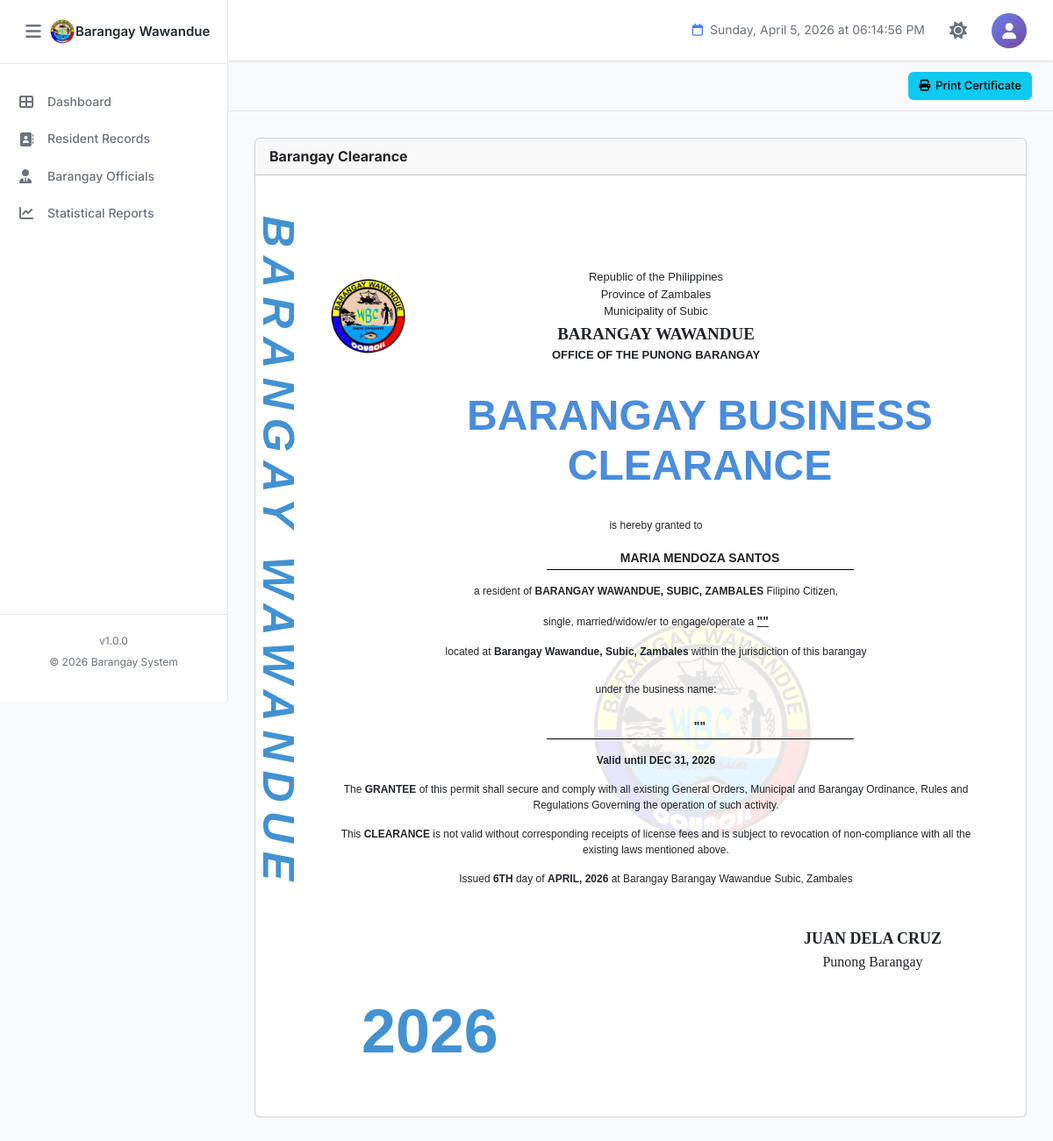
The page /certifications/certificate-brgybusinessclearance.php?resident_id=13 (signed in) on the database its author committed.
### tables this page shows
CREATE TABLE `barangay_info` (
  `id` int(11) NOT NULL,
  `province_name` varchar(100) NOT NULL DEFAULT 'Province Name',
  `town_name` varchar(100) NOT NULL DEFAULT 'Town/City Name',
  `barangay_name` varchar(100) NOT NULL DEFAULT 'Barangay Name',
  `contact_number` varchar(20) DEFAULT NULL,
  `dashboard_text` text DEFAULT NULL,
  `municipal_logo` varchar(255) DEFAULT NULL COMMENT 'Path to municipal/city logo',
  `barangay_logo` varchar(255) DEFAULT NULL COMMENT 'Path to barangay logo',
  `dashboard_image` varchar(255) DEFAULT NULL COMMENT 'Path to dashboard background image',
  `created_at` timestamp NOT NULL DEFAULT current_timestamp(),
  `updated_at` timestamp NOT NULL DEFAULT current_timestamp() ON UPDATE current_timestamp(),
  `updated_by` int(11) DEFAULT NULL COMMENT 'User ID who last updated',
  PRIMARY KEY (`id`),
  KEY `fk_barangay_info_user` (`updated_by`)
);

CREATE TABLE `residents` (
  `id` int(11) NOT NULL AUTO_INCREMENT,
  `resident_id` varchar(20) DEFAULT NULL COMMENT 'Auto-generated resident ID (Format: W-XXXXX)',
  `photo` varchar(255) DEFAULT NULL COMMENT 'Path to resident photo',
  `first_name` varchar(100) NOT NULL,
  `middle_name` varchar(100) DEFAULT NULL,
  `last_name` varchar(100) NOT NULL,
  `suffix` varchar(20) DEFAULT NULL COMMENT 'Jr., Sr., III, etc.',
  `sex` enum('Male','Female','Other') NOT NULL,
  `date_of_birth` date NOT NULL,
  `age` int(3) DEFAULT NULL COMMENT 'Calculated from date_of_birth',
  `place_of_birth` varchar(255) DEFAULT NULL,
  `religion` varchar(100) DEFAULT NULL,
  `ethnicity` enum('IPS','Non-IPS','') DEFAULT NULL COMMENT 'Indigenous People Status',
  `mobile_number` varchar(20) NOT NULL,
  `email` varchar(100) DEFAULT NULL,
  `current_address` text NOT NULL,
  `household_no` varchar(50) DEFAULT NULL,
  `household_contact` varchar(20) DEFAULT NULL,
  `purok` varchar(50) DEFAULT NULL,
  `civil_status` enum('Single','Married','Widowed','Separated','Divorced') NOT NULL,
  `spouse_name` varchar(255) DEFAULT NULL,
  `father_name` varchar(255) DEFAULT NULL,
  `mother_name` varchar(255) DEFAULT NULL,
  `number_of_children` int(2) DEFAULT 0,
  `household_head` varchar(255) DEFAULT NULL,
  `educational_attainment` varchar(100) DEFAULT NULL,
  `employment_status` varchar(50) DEFAULT NULL,
  `occupation` varchar(100) DEFAULT NULL,
  `monthly_income` varchar(50) DEFAULT NULL,
  `fourps_member` enum('Yes','No') DEFAULT 'No' COMMENT '4Ps Beneficiary',
  `fourps_id` varchar(50) DEFAULT NULL COMMENT '4Ps ID Number',
  `voter_status` enum('Yes','No','') DEFAULT NULL,
  `precinct_number` varchar(50) DEFAULT NULL,
  `pwd_status` enum('Yes','No') DEFAULT 'No' COMMENT 'Person with Disability',
  `senior_citizen` enum('Yes','No') DEFAULT 'No',
  `indigent` enum('Yes','No') DEFAULT 'No',
  `philhealth_id` varchar(50) DEFAULT NULL,
  `membership_type` enum('Member','Dependent','None','') DEFAULT NULL,
  `philhealth_category` varchar(100) DEFAULT NULL,
  `age_health_group` varchar(100) DEFAULT NULL,
  `medical_history` text DEFAULT NULL,
  `lmp_date` date DEFAULT NULL COMMENT 'Last Menstrual Period',
  `using_fp_method` enum('Yes','No','') DEFAULT NULL COMMENT 'Family Planning Method',
  `fp_methods_used` varchar(100) DEFAULT NULL COMMENT 'Family Planning Methods',
  `fp_status` varchar(50) DEFAULT NULL COMMENT 'Family Planning Status',
  `water_source_type` varchar(100) DEFAULT NULL,
  `toilet_facility_type` varchar(100) DEFAULT NULL,
  `remarks` text DEFAULT NULL,
  `verification_status` enum('Pending','Verified','Rejected') DEFAULT 'Pending' COMMENT 'Resident verification status',
  `verified_by` int(11) DEFAULT NULL COMMENT 'User ID who verified',
  `verified_at` datetime DEFAULT NULL COMMENT 'Verification timestamp',
  `rejection_reason` text DEFAULT NULL COMMENT 'Reason if rejected',
  `activity_status` enum('Active','Inactive','Deceased') DEFAULT 'Active' COMMENT 'Resident activity status',
  `status_changed_at` datetime DEFAULT NULL COMMENT 'When status was last changed',
  `status_changed_by` int(11) DEFAULT NULL COMMENT 'User ID who changed status',
  `status_remarks` text DEFAULT NULL COMMENT 'Remarks about status change',
  `created_at` timestamp NOT NULL DEFAULT current_timestamp(),
  `updated_at` timestamp NOT NULL DEFAULT current_timestamp() ON UPDATE current_timestamp(),
  `created_by` int(11) DEFAULT NULL COMMENT 'User ID who created the record',
  `updated_by` int(11) DEFAULT NULL COMMENT 'User ID who last updated',
  PRIMARY KEY (`id`),
  UNIQUE KEY `resident_id` (`resident_id`),
  KEY `idx_last_name` (`last_name`),
  KEY `idx_first_name` (`first_name`),
  KEY `idx_verification_status` (`verification_status`),
  KEY `idx_household_no` (`household_no`),
  KEY `idx_created_at` (`created_at`)
);

### certifications/certificate-brgybusinessclearance.php (the view, shortened to what the rows shown need)
<?php
require_once '../config.php';
try {
    $pdo = new PDO(
        "mysql:host=" . DB_HOST . ";dbname=" . DB_NAME . ";charset=utf8mb4",
        DB_USER,
        DB_PASS,
        [
            PDO::ATTR_ERRMODE            => PDO::ERRMODE_EXCEPTION,
            PDO::ATTR_DEFAULT_FETCH_MODE => PDO::FETCH_ASSOC,
            PDO::ATTR_EMULATE_PREPARES   => false
        ]
    );
} catch (PDOException $e) {
    die("Database connection failed: " . $e->getMessage());
}
$resident_id = isset($_GET['resident_id']) ? intval($_GET['resident_id']) : 0;
$business_name = isset($_GET['business_name']) ? trim($_GET['business_name']) : '';
$nature = isset($_GET['nature']) ? trim($_GET['nature']) : '';
$resident = null;
try {
    $stmt = $pdo->prepare("
        SELECT id, first_name, middle_name, last_name, suffix,
               date_of_birth,
               TIMESTAMPDIFF(YEAR, date_of_birth, CURDATE()) AS age
        FROM residents
        WHERE id = ?
        LIMIT 1
    ");
    $stmt->execute([$resident_id]);
    $row = $stmt->fetch();
    if ($row) {
        $resident = [
            'firstname'  => $row['first_name'],
            'middlename' => $row['middle_name'],
            'lastname'   => $row['last_name'],
            'suffix'     => $row['suffix'],
            'birthdate'  => $row['date_of_birth'],
            'age'        => $row['age'],
        ];
    }
} catch (PDOException $e) {
    error_log("Error fetching resident: " . $e->getMessage());
}
$province  = 'Province';
$town      = 'Municipality';
$brgy      = 'Barangay';
try {
    $biStmt = $pdo->query("SELECT * FROM barangay_info WHERE id = 1 LIMIT 1");
    $bi = $biStmt->fetch();
    if ($bi) {
        $province  = $bi['province_name']  ?? 'Province';
        $town      = $bi['town_name']      ?? 'Municipality';
        $brgy      = $bi['barangay_name']  ?? 'Barangay';
    }
} catch (PDOException $e) {
    error_log("Error fetching barangay info: " . $e->getMessage());
}
$captain      = null;
$officials    = [];
try {
    $offStmt = $pdo->query("
        SELECT
            bo.position,
            COALESCE(bo.fullname,
                CONCAT(
                    COALESCE(r.first_name,''), ' ',
                    COALESCE(r.middle_name,''), ' ',
                    COALESCE(r.last_name,'')
                )
            ) AS name
        FROM barangay_officials bo
        LEFT JOIN residents r ON bo.resident_id = r.id
        WHERE bo.status = 'Active'
        ORDER BY bo.hierarchy_level ASC, bo.position ASC
    ");
    $allOfficials = $offStmt->fetchAll();
    foreach ($allOfficials as $off) {
        $name = trim(preg_replace('/\s+/', ' ', $off['name']));
        switch ($off['position']) {
            case 'Barangay Captain':
                if (!$captain) $captain = ['name' => $name];
                break;
            case 'Kagawad':
                $officials[] = ['name' => $name];
                break;
        }
    }
} catch (PDOException $e) {
    error_log("Error fetching officials: " . $e->getMessage());
}
$residentFullName = ucwords(trim(
    $resident['firstname'] . ' ' .
    ($resident['middlename'] ? $resident['middlename'] . ' ' : '') .
    $resident['lastname'] .
    ($resident['suffix'] ? ' ' . $resident['suffix'] : '')
));
?>
<!DOCTYPE html>
<html lang="en">
<head>
    <link rel="stylesheet" href="../assets/bootstrap/css/bootstrap.min.css">
    <link rel="stylesheet" href="https://cdnjs.cloudflare.com/ajax/libs/font-awesome/6.4.0/css/all.min.css">
    <link rel="stylesheet" href="../assets/css/style.css">
</head>
<body>
    <?php include '../components/sidebar.php'; ?>
    <main class="main-content">
        <div class="dashboard-content">
            <div class="card">
                <div class="card-body" id="printThis">
                    <div class="cert-page">
                        <div class="cert-header">
                            <div class="header-center">
                                <p>Republic of the Philippines</p>
                                <p>Province of <?= ucwords($province) ?></p>
                                <p>Municipality of <?= ucwords($town) ?></p>
                                <p class="brgy-name"><?= strtoupper($brgy) ?></p>
                                <p class="office-name">OFFICE OF THE PUNONG BARANGAY</p>
                            </div>
                        </div>
                        <h2 class="cert-title">BARANGAY BUSINESS CLEARANCE</h2>
                        <div class="cert-content-area">
                            <div class="cert-body">
                                <div class="cert-body-content">
                                        <p>is hereby granted to</p>
                                        <div>
                                            <span class="underline-wide"><?= htmlspecialchars($residentFullName) ?></span>
                                        </div>
                                        <p>
                                            a resident of <strong><?= strtoupper($brgy) ?>, <?= strtoupper($town) ?>, <?= strtoupper($province) ?></strong> Filipino Citizen,
                                        </p>
                                        <p>
                                            single, married/widow/er to engage/operate a <span class="underline-val">"<?= strtoupper($nature) ?>"</span>
                                        </p>
                                        <p>
                                            located at <strong><?= ucwords($brgy) ?>, <?= ucwords($town) ?>, <?= ucwords($province) ?></strong> within the jurisdiction of this barangay
                                        </p>
                                        <p style="margin-top: 25px;">under the business name:</p>
                                        <div style="margin-top: 20px; ">
                                            <span class="underline-wide">"<?= strtoupper($business_name) ?>"</span>
                                        </div>
                                        <p style="font-weight: bold;">
                                            Valid until DEC 31, 2026
                                        </p>
                                        <p class="terms-text">
                                            The <strong>GRANTEE</strong> of this permit shall secure and comply with all existing General Orders, Municipal and Barangay Ordinance, Rules and Regulations Governing the operation of such activity.
                                        </p>
                                        <p class="terms-text">
                                            This <strong>CLEARANCE</strong> is not valid without corresponding receipts of license fees and is subject to revocation of non-compliance with all the existing laws mentioned above.
                                        </p>
                                        <p class="terms-text">
                                            Issued <strong></strong> day of <strong></strong> at Barangay <?= ucwords($brgy) ?> <?= ucwords($town) ?>, <?= ucwords($province) ?>
                                        </p>
                                        <div class="sig-right">
                                            <?php if (!empty($captain)): ?>
                                                <div class="sig-captain-name"><?= strtoupper($captain['name']) ?></div>
                                                <div class="sig-captain-title">Punong Barangay</div>
                                            <?php endif; ?>
                                        </div>
                                    </div>
                            </div>
                        </div>
                    </div>
                </div>
            </div>
        </div>
    </main>
</body>
</html>

### components/sidebar.php (shortened to what the rows shown need)
<?php
$sidebar_brgy_name = 'BIS';
$sidebar_brgy_logo = 'assets/images/logo.png';
if (isset($conn)) {
    $s_stmt = $conn->prepare("SELECT barangay_name, barangay_logo FROM barangay_info WHERE id = 1 LIMIT 1");
    if ($s_stmt) {
        $s_stmt->execute();
        $s_result = $s_stmt->get_result();
        if ($s_result->num_rows > 0) {
            $s_row = $s_result->fetch_assoc();
            if (!empty($s_row['barangay_name'])) $sidebar_brgy_name = $s_row['barangay_name'];
            if (!empty($s_row['barangay_logo']))  $sidebar_brgy_logo = $s_row['barangay_logo'];
        }
    }
}
if (!file_exists($sidebar_brgy_logo) && file_exists('../' . $sidebar_brgy_logo)) {
    $sidebar_brgy_logo = '../' . $sidebar_brgy_logo;
}
?>
<aside class="sidebar" id="sidebar">
    <div class="sidebar-header">
        <div class="sidebar-brand" style="display:flex;align-items:center;overflow:hidden;">
            <img src="<?php echo htmlspecialchars($sidebar_brgy_logo); ?>" alt="Logo"
                 style="width:30px;height:30px;object-fit:contain;">
            <h2 class="sidebar-title" style="font-size:15px;margin:0;white-space:nowrap;">
                <?php echo htmlspecialchars($sidebar_brgy_name); ?>
            </h2>
        </div>
    </div>
</aside>

### rows shown on the page
barangay_info: barangay_name "Barangay Wawandue", province_name "Zambales", town_name "Subic", barangay_name "BARANGAY WAWANDUE", town_name "SUBIC", province_name "ZAMBALES"
residents: residentFullName "MARIA MENDOZA SANTOS"

### other values the page prints
SITE_VERSION "1.0.0"
SITE_YEAR "2026"
$dayOrdinal "6TH"
$monthName "APRIL"
$yearNum "2026"
$captain['name'] "JUAN DELA CRUZ"
